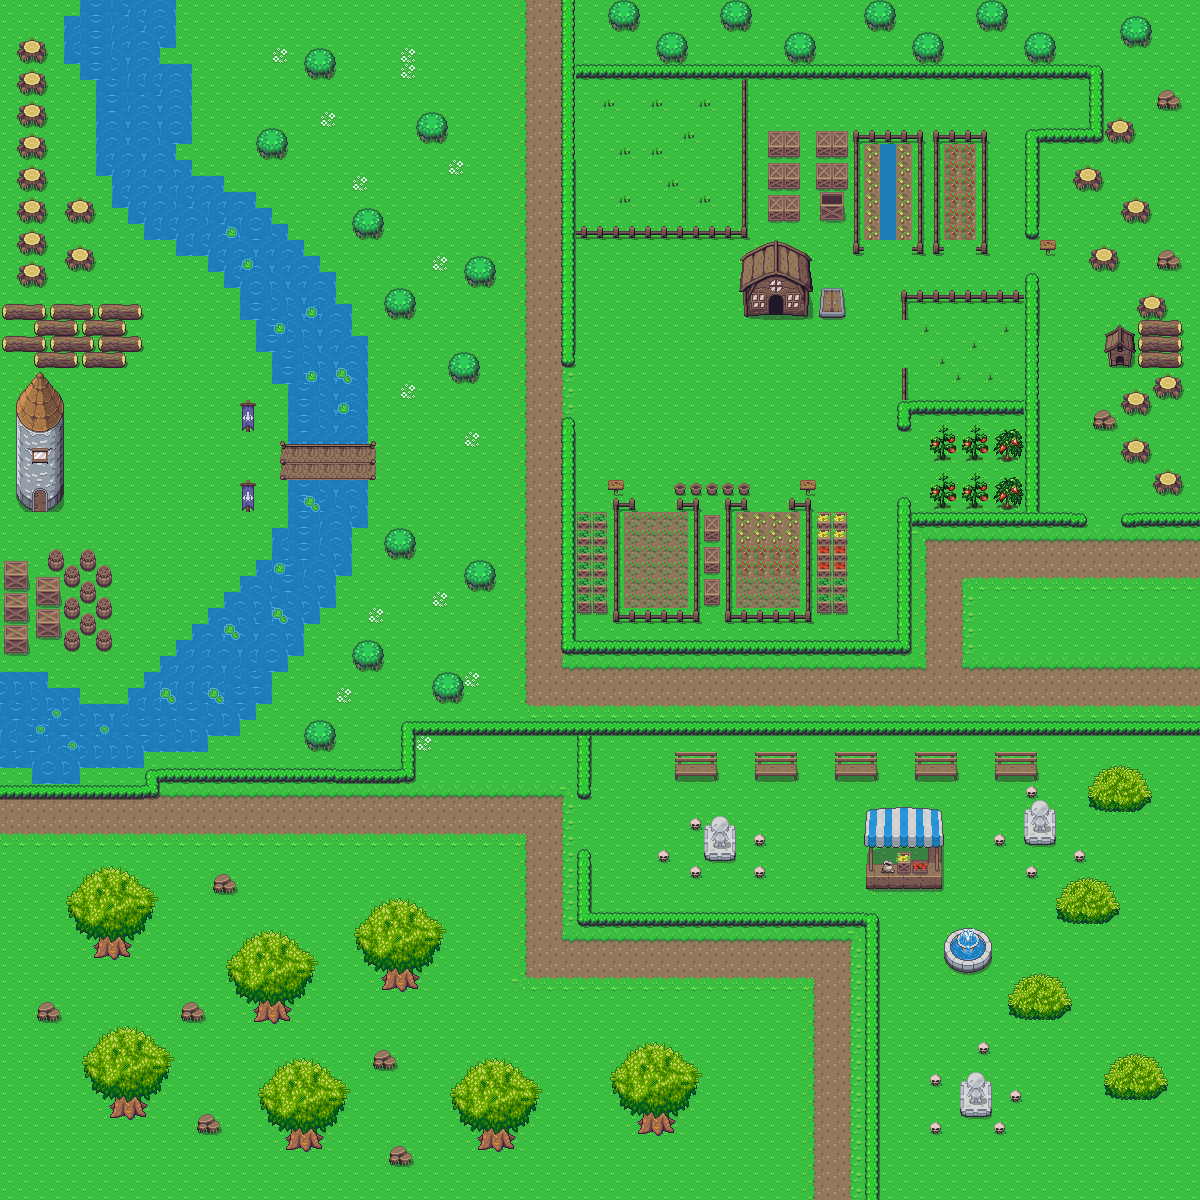

This is a level from a 2D game, rendered from its Tiled map with the project's own tilesets. A one-line summary and the map file follow, with tile-layer data summarised:
An orthogonal 75x75 tile map with 16x16 px tiles, 3 tile layers (Ground, Collisions, Ground-2), 4 tilesets and 153 objects.

<map version="1.5" tiledversion="1.5.0" orientation="orthogonal" renderorder="left-down" width="75" height="75" tilewidth="16" tileheight="16" infinite="0" nextlayerid="5" nextobjectid="209">
 <tileset firstgid="1" source="overworld.tsx" />
 <tileset firstgid="1441" source="C_OutSide_Nature.tsx" />
 <tileset firstgid="2465" source="plants.tsx" />
 <tileset firstgid="2897" source="../_tilemaps/props/world_01.tsx" />
 <layer id="1" name="Ground" width="75" height="75">
  <data>[5625 cells, 5625 non-empty, 22 distinct tile ids]</data>
 </layer>
 <layer id="2" name="Collisions" width="75" height="75">
  <data>[5625 cells, 1614 non-empty, 247 distinct tile ids]</data>
 </layer>
 <objectgroup id="4" name="collision mask">
  <!-- 153 objects omitted --></objectgroup>
 <layer id="3" name="Ground-2" width="75" height="75">
  <data>[5625 cells, 85 non-empty, 17 distinct tile ids]</data>
 </layer>
</map>
<!-- 153 of 153 objects omitted -->
